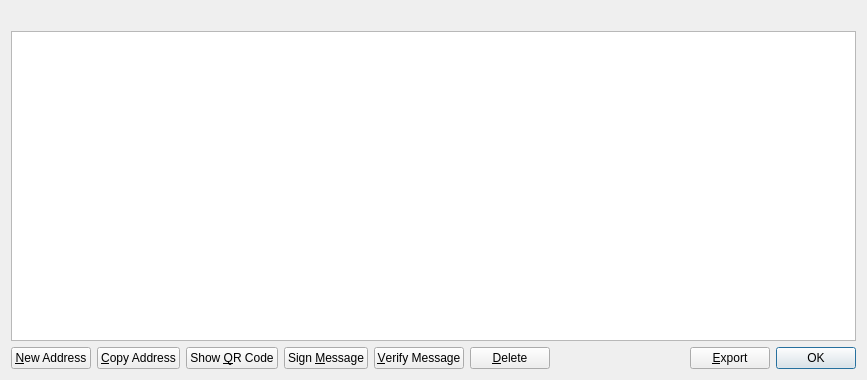
<?xml version="1.0" encoding="UTF-8"?>
<ui version="4.0">
 <class>AddressBookPage</class>
 <widget class="QWidget" name="AddressBookPage">
  <property name="geometry">
   <rect>
    <x>0</x>
    <y>0</y>
    <width>867</width>
    <height>380</height>
   </rect>
  </property>
  <property name="windowTitle">
   <string>Address Book</string>
  </property>
  <layout class="QVBoxLayout" name="verticalLayout">
   <item>
    <widget class="QLabel" name="labelExplanation">
     <property name="textFormat">
      <enum>Qt::PlainText</enum>
     </property>
     <property name="wordWrap">
      <bool>true</bool>
     </property>
    </widget>
   </item>
   <item>
    <widget class="QTableView" name="tableView">
     <property name="contextMenuPolicy">
      <enum>Qt::CustomContextMenu</enum>
     </property>
     <property name="toolTip">
      <string>Double-click to edit address or label</string>
     </property>
     <property name="tabKeyNavigation">
      <bool>false</bool>
     </property>
     <property name="alternatingRowColors">
      <bool>true</bool>
     </property>
     <property name="selectionMode">
      <enum>QAbstractItemView::SingleSelection</enum>
     </property>
     <property name="selectionBehavior">
      <enum>QAbstractItemView::SelectRows</enum>
     </property>
     <property name="sortingEnabled">
      <bool>true</bool>
     </property>
     <attribute name="verticalHeaderVisible">
      <bool>false</bool>
     </attribute>
    </widget>
   </item>
   <item>
    <layout class="QHBoxLayout" name="horizontalLayout">
     <item>
      <widget class="QPushButton" name="newAddress">
       <property name="toolTip">
        <string>Create a new address</string>
       </property>
       <property name="text">
        <string>&amp;New Address</string>
       </property>
       <property name="icon">
        <iconset resource="../bitcoin.qrc">
         <normaloff>:/icons/add</normaloff>:/icons/add</iconset>
       </property>
      </widget>
     </item>
     <item>
      <widget class="QPushButton" name="copyAddress">
       <property name="toolTip">
        <string>Copy the currently selected address to the system clipboard</string>
       </property>
       <property name="text">
        <string>&amp;Copy Address</string>
       </property>
       <property name="icon">
        <iconset resource="../bitcoin.qrc">
         <normaloff>:/icons/editcopy</normaloff>:/icons/editcopy</iconset>
       </property>
      </widget>
     </item>
     <item>
      <widget class="QPushButton" name="showQRCode">
       <property name="text">
        <string>Show &amp;QR Code</string>
       </property>
       <property name="icon">
        <iconset resource="../bitcoin.qrc">
         <normaloff>:/icons/qrcode</normaloff>:/icons/qrcode</iconset>
       </property>
      </widget>
     </item>
     <item>
      <widget class="QPushButton" name="signMessage">
       <property name="toolTip">
        <string>Sign a message to prove you own a TTC address</string>
       </property>
       <property name="text">
        <string>Sign &amp;Message</string>
       </property>
       <property name="icon">
        <iconset resource="../bitcoin.qrc">
         <normaloff>:/icons/edit</normaloff>:/icons/edit</iconset>
       </property>
      </widget>
     </item>
     <item>
      <widget class="QPushButton" name="verifyMessage">
       <property name="toolTip">
        <string>Verify a message to ensure it was signed with a specified TTC address</string>
       </property>
       <property name="text">
        <string>&amp;Verify Message</string>
       </property>
       <property name="icon">
        <iconset resource="../bitcoin.qrc">
         <normaloff>:/icons/transaction_0</normaloff>:/icons/transaction_0</iconset>
       </property>
      </widget>
     </item>
     <item>
      <widget class="QPushButton" name="deleteAddress">
       <property name="toolTip">
        <string>Delete the currently selected address from the list</string>
       </property>
       <property name="text">
        <string>&amp;Delete</string>
       </property>
       <property name="icon">
        <iconset resource="../bitcoin.qrc">
         <normaloff>:/icons/remove</normaloff>:/icons/remove</iconset>
       </property>
      </widget>
     </item>
     <item>
      <spacer name="horizontalSpacer">
       <property name="orientation">
        <enum>Qt::Horizontal</enum>
       </property>
       <property name="sizeHint" stdset="0">
        <size>
         <width>40</width>
         <height>20</height>
        </size>
       </property>
      </spacer>
     </item>
     <item>
      <widget class="QPushButton" name="exportButton">
       <property name="toolTip">
        <string>Export the data in the current tab to a file</string>
       </property>
       <property name="text">
        <string>&amp;Export</string>
       </property>
       <property name="icon">
        <iconset resource="../bitcoin.qrc">
         <normaloff>:/icons/export</normaloff>:/icons/export</iconset>
       </property>
      </widget>
     </item>
     <item>
      <widget class="QDialogButtonBox" name="buttonBox">
       <property name="sizePolicy">
        <sizepolicy hsizetype="Maximum" vsizetype="Fixed">
         <horstretch>0</horstretch>
         <verstretch>0</verstretch>
        </sizepolicy>
       </property>
       <property name="standardButtons">
        <set>QDialogButtonBox::Ok</set>
       </property>
      </widget>
     </item>
    </layout>
   </item>
  </layout>
 </widget>
 <resources>
  <include location="../bitcoin.qrc"/>
 </resources>
 <connections/>
</ui>
